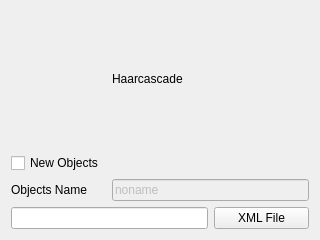
<?xml version="1.0" encoding="UTF-8"?>
<ui version="4.0">
 <class>HaarCascade::Widget</class>
 <widget class="QWidget" name="HaarCascade::Widget">
  <property name="geometry">
   <rect>
    <x>0</x>
    <y>0</y>
    <width>320</width>
    <height>240</height>
   </rect>
  </property>
  <property name="windowTitle">
   <string>Form</string>
  </property>
  <layout class="QGridLayout" name="gridLayout">
   <item row="4" column="2">
    <widget class="QPushButton" name="pushButton">
     <property name="text">
      <string>XML File</string>
     </property>
    </widget>
   </item>
   <item row="3" column="0">
    <widget class="QLabel" name="label_2">
     <property name="text">
      <string>Objects Name</string>
     </property>
    </widget>
   </item>
   <item row="4" column="0" colspan="2">
    <widget class="QLineEdit" name="xmlFileLineEdit"/>
   </item>
   <item row="3" column="1" colspan="2">
    <widget class="QLineEdit" name="objectNameLineEdit">
     <property name="enabled">
      <bool>false</bool>
     </property>
     <property name="text">
      <string>noname</string>
     </property>
    </widget>
   </item>
   <item row="1" column="0">
    <widget class="QCheckBox" name="newObjectsCheckBox">
     <property name="text">
      <string>New Objects</string>
     </property>
    </widget>
   </item>
   <item row="0" column="1">
    <widget class="QLabel" name="label">
     <property name="text">
      <string>Haarcascade</string>
     </property>
    </widget>
   </item>
  </layout>
 </widget>
 <resources/>
 <connections/>
</ui>
